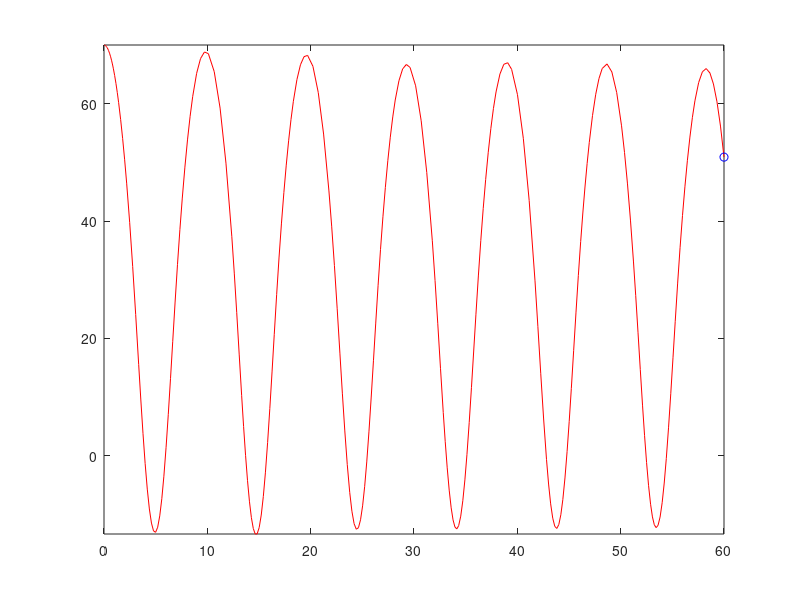

Reproduce this figure in MATLAB.
function [ T, R ] = firstPassBungee()
%Ideal Spring

k = 52; % N/m
lo =30;%m
y = 70; %m
startH = y;
vy = 0; %m/s
g = 9.8; %m/s
mass1 = 60; %Mass of jumper 60 kg
restingL = lo +((mass1*g)/k)
Data = [y, vy];
function res = changingValues(~, Data)
    y = Data(1);
    vy = Data(2);
    dydt = vy;
    if (y >= startH- restingL)
        dvydt = -g;
    else
        dvydt = (-(mass1*g)- (k *(y - lo)))/mass1;
    end
    res = [dydt; dvydt];
end
[T, R] = ode45(@changingValues, [0 60], Data);

Y = R(:,1);
comet(T,Y);
end
%Constants
% 
%
% 
% 
% A = 0; %Cross-sectional area of human lying down (m^2)
% rho = 1.2; %Density of air (kg/m^3)
% g = 9.81; %Gravity acceleration (m/sec^2)
% Cd = 44.4; %Drag coeffiecent of human lying down (unitless)(data from Google Drive)
% h = 91.44; %Height of bridge (m) (Sacramento California)
% 
% 
% 
% 
% L0 = 45
% k = 52.2; %Starting k value for bungee (N/kg)
